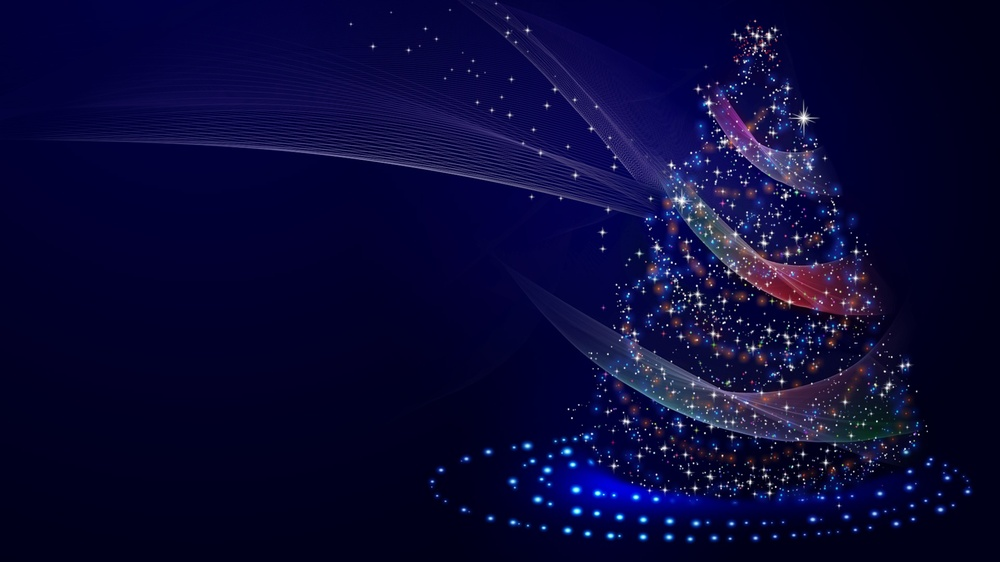
#> input picture src/lib/assets/tree.jpg, 1000 x 562 px, shrunk from 3840 x 2160 before the run
$ python -i simulation.py   (imports and definitions only)
#> lines starting #> are read from the running program, lines starting #| are printed output that depends on the picture
import matplotlib.pyplot as pl

# [1 line not run here, left out]

def parse(data: str):
    data = data.split(': ')[1]
    coords = data.split(', ')
    target = []
    for i in coords:
        i = i.split('=')[1]
        target.append(tuple([int(i) for i in i.split('..')]))
    return target

# [1 line that did not run here, left out]
# [1 line not run here, left out]
x = 0
y = 0

xv = 6
yv = 9

arr = [[0,0]]
# [12 lines not run here, left out]

xp = []
yp = []
# [11 lines not run here, left out]

>>> import cv2
>>> picture = cv2.imread('../../src/lib/assets/tree.jpg', cv2.IMREAD_GRAYSCALE)
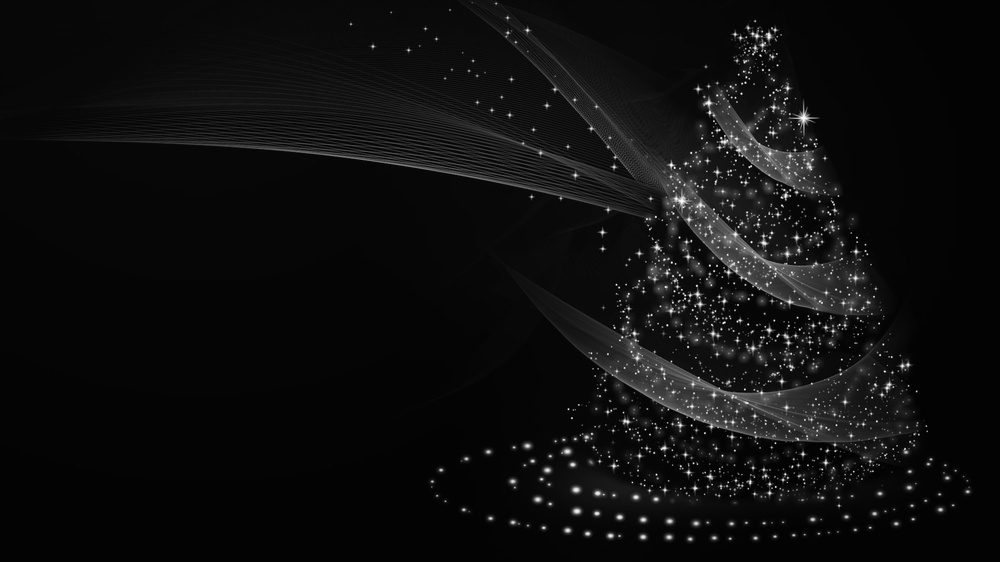
#> picture: shape (562, 1000); min 0, max 255, mean 14.4
#> (the run stopped early here; a loop or call above may not have finished)
